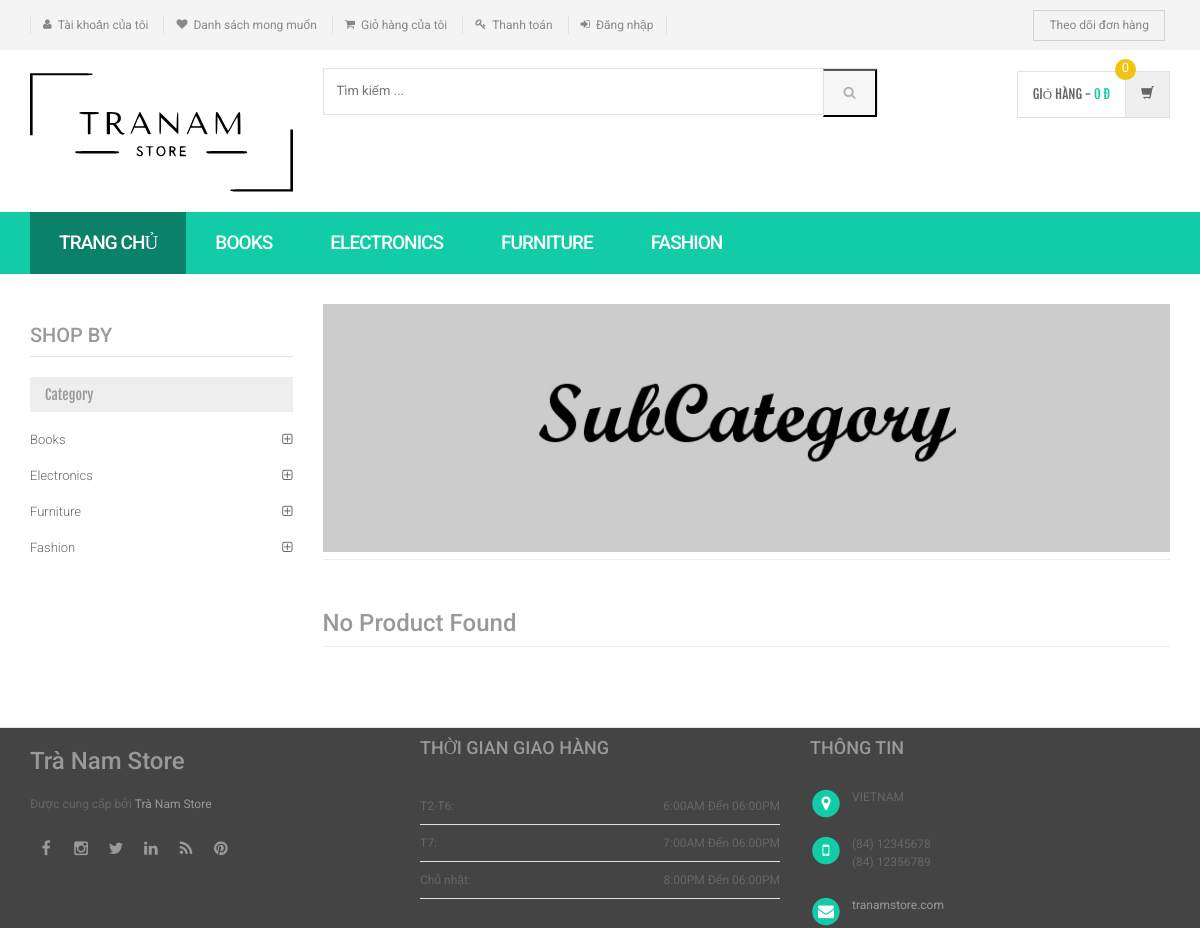
The app's page /sub-category.php, older data.
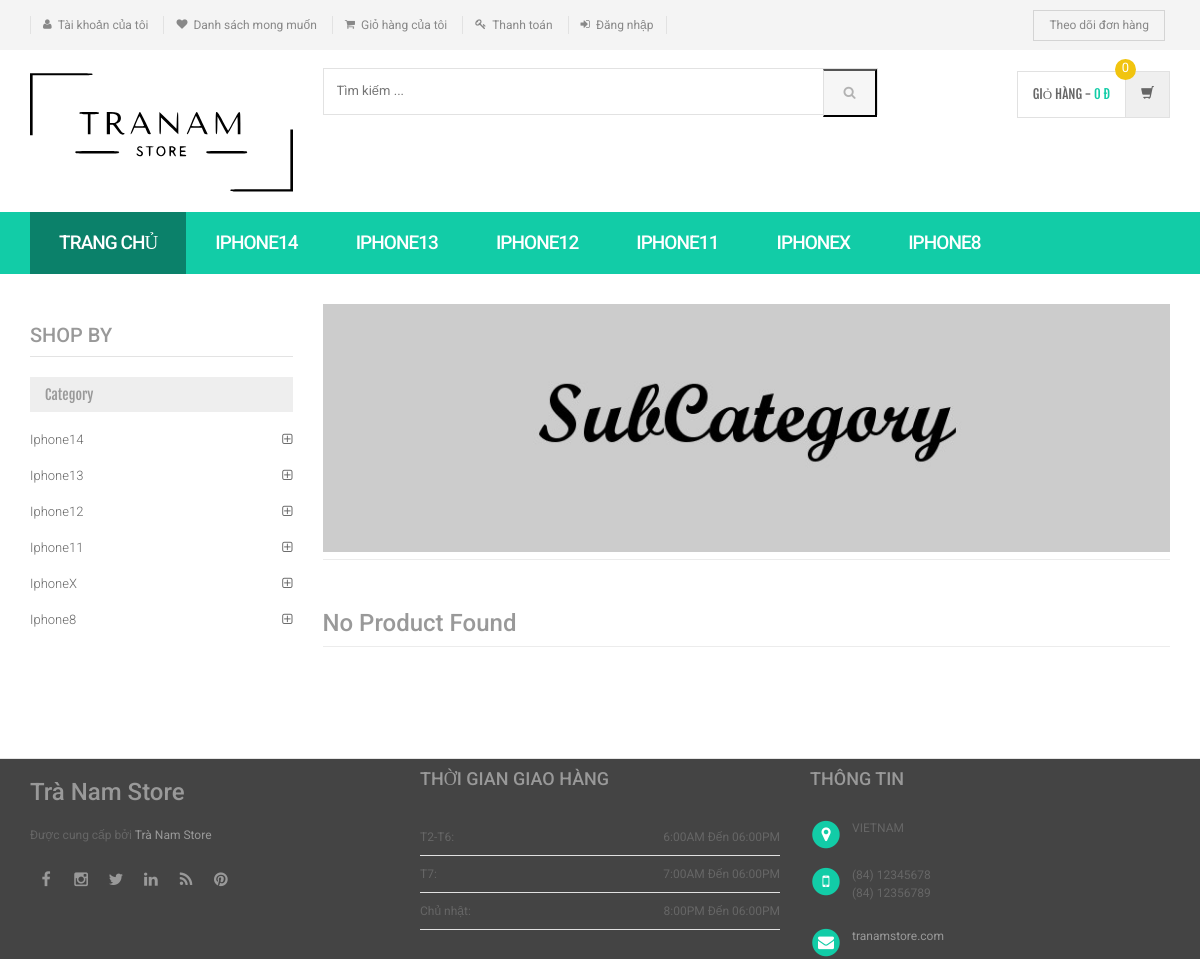
The same page, newer data.
### tables this page shows
CREATE TABLE `category` (
  `id` int(11) NOT NULL,
  `categoryName` varchar(50) DEFAULT NULL,
  `categoryDescription` longtext DEFAULT NULL,
  `creationDate` timestamp NOT NULL DEFAULT current_timestamp(),
  `updationDate` varchar(50) DEFAULT NULL
);

### sub-category.php (the view, shortened to what the changed rows need)
<?php
include('includes/config.php');
?>
<!DOCTYPE html>
<html lang="en">
	<head>
	    <link rel="stylesheet" href="assets/css/bootstrap.min.css">
	    <link rel="stylesheet" href="assets/css/main.css">
	    <link rel="stylesheet" href="assets/css/green.css">
	    <link rel="stylesheet" href="assets/css/owl.carousel.css">
		<link rel="stylesheet" href="assets/css/owl.transitions.css">
		<link href="assets/css/lightbox.css" rel="stylesheet">
		<link rel="stylesheet" href="assets/css/animate.min.css">
		<link rel="stylesheet" href="assets/css/rateit.css">
		<link rel="stylesheet" href="assets/css/bootstrap-select.min.css">
		<link rel="stylesheet" href="assets/css/config.css">
		<link href="assets/css/green.css" rel="alternate stylesheet" title="Green color">
		<link href="assets/css/blue.css" rel="alternate stylesheet" title="Blue color">
		<link href="assets/css/red.css" rel="alternate stylesheet" title="Red color">
		<link href="assets/css/orange.css" rel="alternate stylesheet" title="Orange color">
		<link href="assets/css/dark-green.css" rel="alternate stylesheet" title="Darkgreen color">
		<link rel="stylesheet" href="assets/css/font-awesome.min.css">
	</head>
    <body class="cnt-home">
<header class="header-style-1">
<?php include('includes/main-header.php');?>
<?php include('includes/menu-bar.php');?>
</header>
<div class="body-content outer-top-xs">
	<div class='container'>
		<div class='row outer-bottom-sm'>
			<div class='col-md-3 sidebar'>
	            <div class="sidebar-module-container">
	            	<div class="sidebar-filter">
<div class="sidebar-widget wow fadeInUp outer-bottom-xs ">
	<div class="sidebar-widget-body m-t-10">
	         <?php $sql=mysqli_query($con,"select id,categoryName  from category");
while($row=mysqli_fetch_array($sql))
{
    ?>
		<div class="accordion">
	    	<div class="accordion-group">
	            <div class="accordion-heading">
	                <a href="category.php?cid=<?php echo $row['id'];?>"  class="accordion-toggle collapsed">
	                   <?php echo $row['categoryName'];?>
	                </a>
	            </div>
	        </div>
	    </div>
	    <?php } ?>
	</div>
</div>
	            	</div>
	            </div>
            </div>
		</div>
</div>
</div>
</body>
</html>

### includes/menu-bar.php (shortened to what the changed rows need)
<div class="header-nav animate-dropdown">
    <div class="container">
        <div class="yamm navbar navbar-default" role="navigation">
            <div class="nav-bg-class">
                <div class="navbar-collapse collapse" id="mc-horizontal-menu-collapse">
                    <div class="nav-outer">
                        <ul class="nav navbar-nav">
                            <?php $sql = mysqli_query($con, "select id,categoryName  from category limit 6");
                            while ($row = mysqli_fetch_array($sql)) {
                            ?>
                                <li class="dropdown yamm">
                                    <a href="category.php?cid=<?php echo $row['id']; ?>"> <?php echo $row['categoryName']; ?></a>
                                </li>
                            <?php } ?>
                        </ul>
                    </div>
                </div>
            </div>
        </div>
    </div>
</div>

Row changes from the older to the newer data that the page shows:
removed category: categoryName "BOOKS", categoryName "Books"
removed category: categoryName "ELECTRONICS", categoryName "Electronics"
removed category: categoryName "FURNITURE", categoryName "Furniture"
removed category: categoryName "FASHION", categoryName "Fashion"
added category: categoryName "IPHONE14", categoryName "Iphone14"
added category: categoryName "IPHONE13", categoryName "Iphone13"
added category: categoryName "IPHONE12", categoryName "Iphone12"
added category: categoryName "IPHONE11", categoryName "Iphone11"
added category: categoryName "IPHONEX", categoryName "IphoneX"
added category: categoryName "IPHONE8", categoryName "Iphone8"
